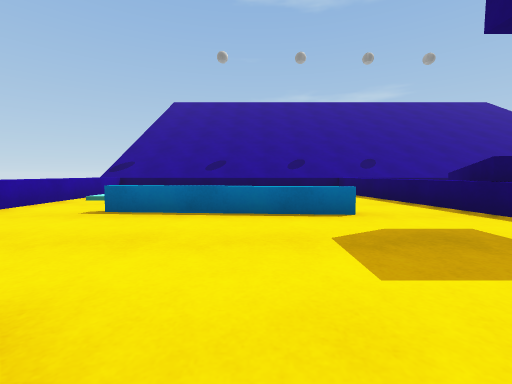
view 1 (above)

18 first-person views from a walk through a 3-D level made in the Unity game engine. The camera is 0.62 m above the floor, tilts 4° down and sees 90° across. The floor is counted in squares, 1 m on a side. Each view is taken from the middle of a square. On the plan, view 1 faces up. The plan holds only what a view shows up to about 9 squares ahead; the rest is blank. The place goes on beyond the plan. The player is left out. Surface patterns are stand-ins for the level's own textures.

view 2
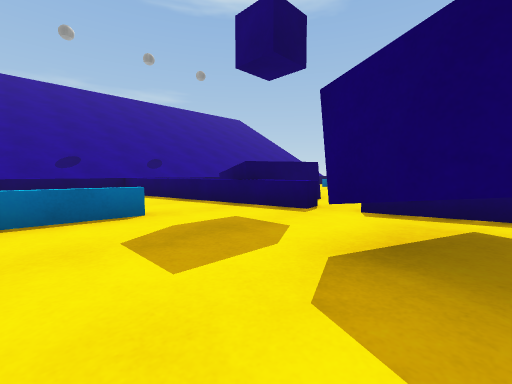

view 3
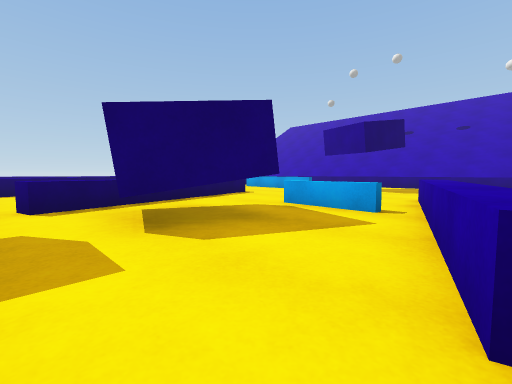

view 4
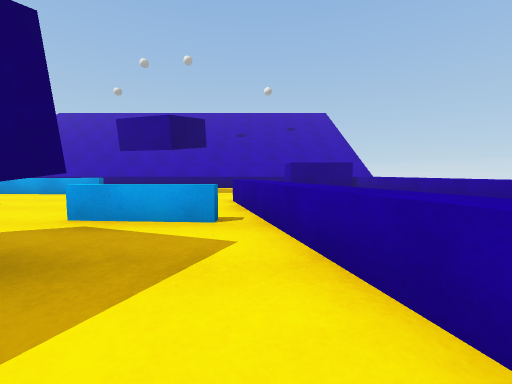

view 5
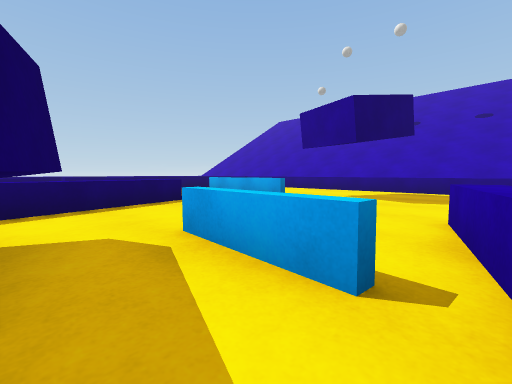

view 6
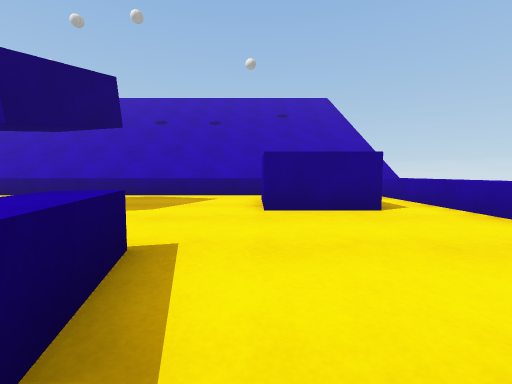

view 7
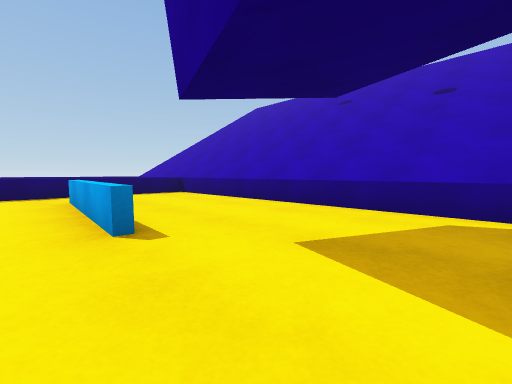

view 8
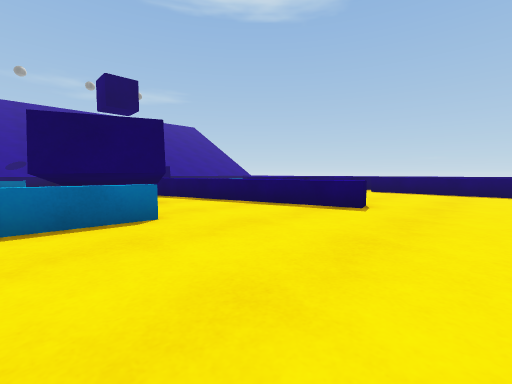

view 9
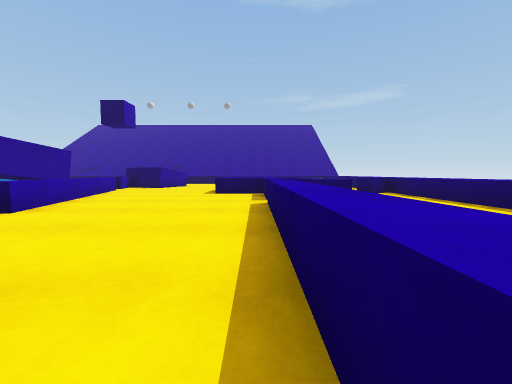

view 10
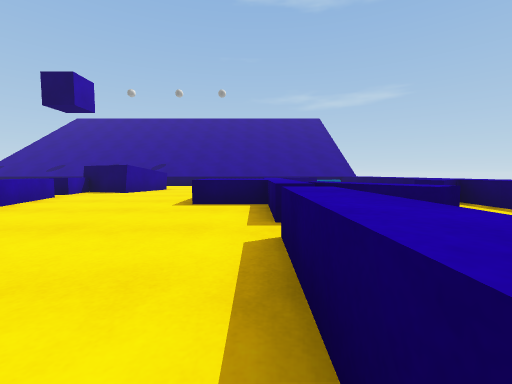

view 11
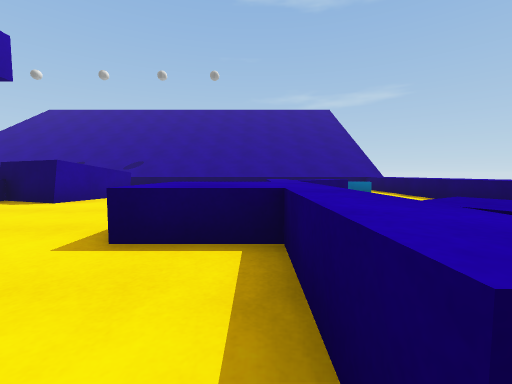

view 12
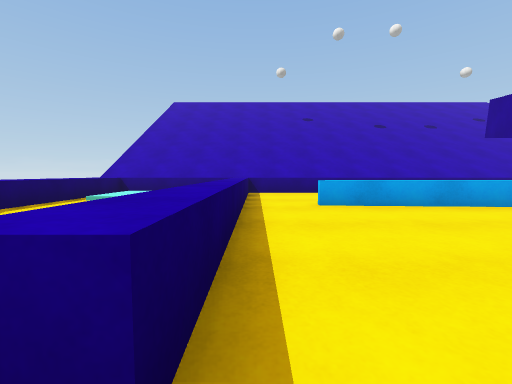

view 13
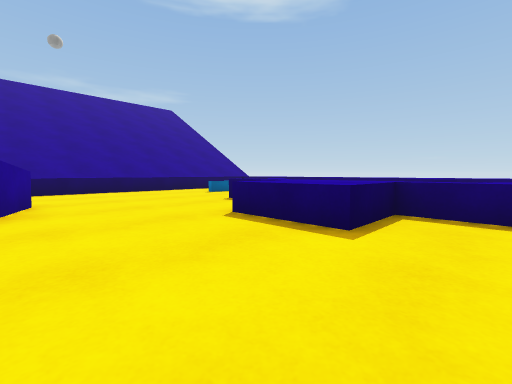

view 14
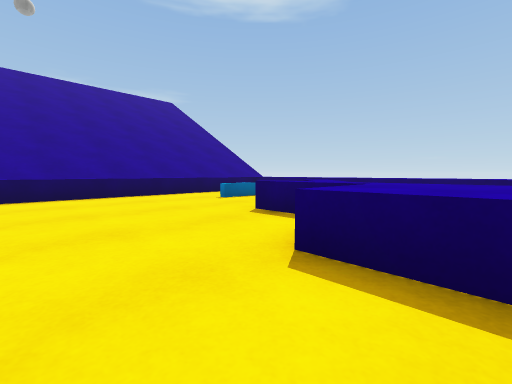

view 15
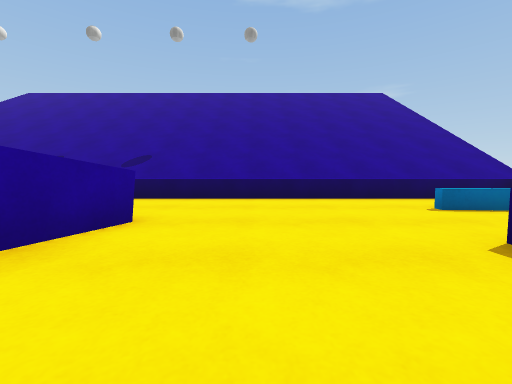

view 16
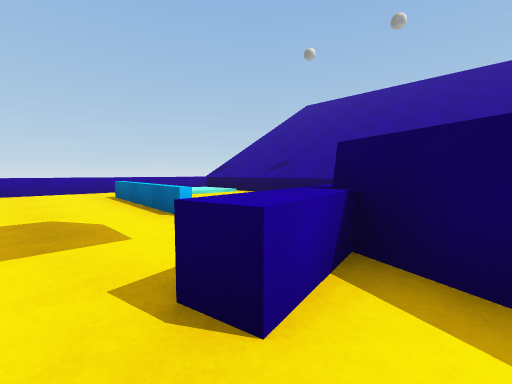

view 17
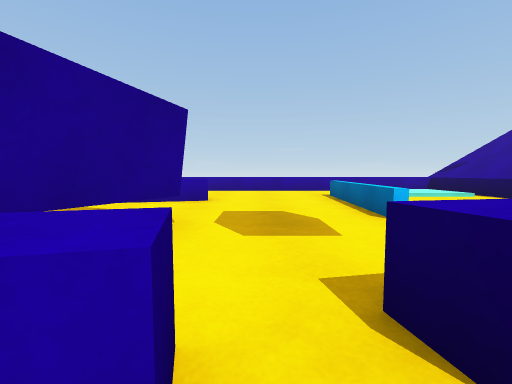

view 18
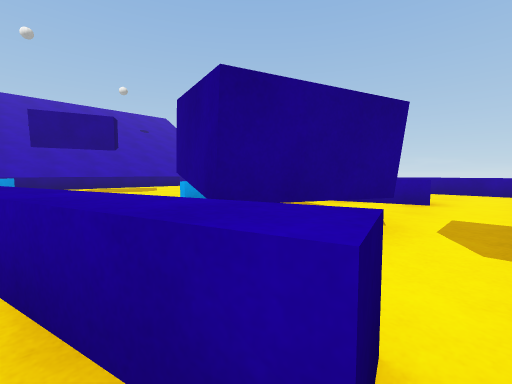

### Floor plan
Key: @ floor where view 1 was taken; # wall or solid block; x gap in a wall; . main floor; : floor 0.1 m higher than the main floor; / step, stairs or slope; = window, fence, low wall or low ledge; ^ raised ledge; B block.
Columns run from 5 left of view 1 to 15 right of it. Each row starts with its distance up from view 1.
  9 ^^^^^^^^^^^^^^^^^^^^^
  8 ^///    ^ ........
  7 ^/:/.   ^  .....=. .^
  6 ^/ /.  .^ B.....===.^
  5 ^..    .=B B.....  .^
  4 ^..====..#BB....^^ .^
  3 ^........^......^   ^
  2 ^........x....BB^   ^
  1 ^...=..BB^^...BB^  ^^
  0 ^.  ^@.BBB^...BB^  ^^
 -1     ^..BB.^.....^  .^
 -2     ^^=...^.....^^ .^
 -3     .^==...^....^  .^
 -4 ^  ..^.....^....^  =
 -5 ^ ...^..........^
 -6 ^...............^
 -7 ^.........====..^  .^
 -8 ^.BBB...........^ //^
 -9 ^.  B...........^ :/^
-10 ^.  ............^ //^
-11 ^   ^^^^^^^^^^^^^^^^^

Where each view was taken, in squares from view 1:
view 1: 0 up, 0 right, facing up
view 2: 0 up, 0 right, facing up-right
view 3: 2 up, 1 left, facing down-right
view 4: 1 up, 0 right, facing down
view 5: 1 down, 0 right, facing down-right
view 6: 3 down, 1 left, facing down
view 7: 6 down, 2 right, facing down-right
view 8: 6 down, 1 right, facing up-right
view 9: 8 down, 10 right, facing up
view 10: 5 down, 10 right, facing up
view 11: 2 down, 10 right, facing up
view 12: 2 down, 10 right, facing down
view 13: 1 down, 6 right, facing up-right
view 14: 1 up, 7 right, facing up-right
view 15: 2 up, 8 right, facing up
view 16: 2 up, 5 right, facing up-left
view 17: 2 up, 5 right, facing left
view 18: 2 up, 5 right, facing down-left
